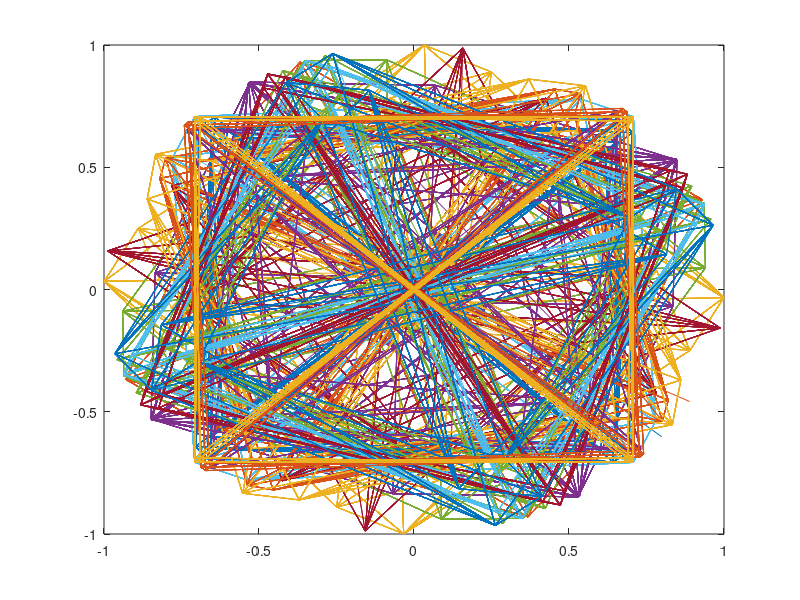

Write the MATLAB code that produced this figure. (Note: this script raises an error after producing the figure.)
clear all

%%% This is a scaled back version of the system equivalence for the IIR
%%% filter with a non repeating pn code

USAMPR = 2;

%%% Filter information
a1 = [1, -0.0183, 0.8665]; a2 = [1, -0.1458, 0.6341]; a3 = [1, -0.3545, 0.4290];
a4 = [1, -0.5802, 0.2583]; a5 = [1, -0.7321, 0.1558];
b1 = [1 2 1];
sos = [b1, a1; b1, a2; b1, a3; b1, a4; b1, a5];
k = 8.2924e-4; kk = power(k,1/5);

%%% Alphabet Information
complex_mapping = exp(1j*([0,3,1,2].'*pi/2+pi/4)).';
Prefix = randsrc(1, 3 * size(sos,1),complex_mapping,3);

%%% Transmit Information
PN_Length = 2^17; symbol_pn_size = 2^8;
NSYMBOLS = PN_Length / symbol_pn_size;

%%% Sequence Generation
c = randsrc(1,PN_Length,complex_mapping,123); s = randsrc(1,NSYMBOLS,complex_mapping,233);

%%% Do this for a direct comparison of the repeat code version to the non
%%% repeating code version
c = repmat(randsrc(1,symbol_pn_size,complex_mapping,123), 1, NSYMBOLS);

cx = []; n = 0;
while (n < length(s))
    indicies = 1 + (n*symbol_pn_size):(n+1)*symbol_pn_size;
    cx = [cx (s(n + 1) * c(indicies))];
    n = n + 1;
end

% Transmit Filtering
cxup = upsample(cx,USAMPR);
sout = [Prefix cxup Prefix];

for i = 1:1:size(sos, 1)
    sout = filter(kk*sos(i, 1:1:3),sos(i, 4:1:6),sout);
end

%Normalize
sout = sout ./ max(abs(sout));

% Receive Filtering
bbdata_rx = fliplr(sout);
for i = 1:1:size(sos, 1)
    bbdata_rx = filter(kk*sos(i, 1:1:3),sos(i, 4:1:6),bbdata_rx);
end
bbdata_rx = fliplr(bbdata_rx);

ind = 0;
r = 0;
hold off
plot((s))
hold on
while sum(abs(s-r)) > 1
    f = downsample(bbdata_rx(1+ind:end-ind), USAMPR);

    n = 0;
    r = [];
    while (n < length(s))
        indicies = 1 + (n*symbol_pn_size):(n+1)*symbol_pn_size;
        r = [r (f(indicies) * c(indicies)')];
        n = n + 1;
    end
    r = r / length(c);
    r = r ./ max(abs(r));
    ind = ind + 1;
    plot((r))
    sum(abs(s-r))
    ind
end

g = upsample(c'.', USAMPR); %Mathematically correct but has different ind value than other way
for i = 1:1:size(sos, 1)
    g = filter(kk*sos(i, 1:1:3),sos(i, 4:1:6),g);
end

ind = 0;
r2 = 0;
hold off
plot((s))
hold on
while sum(abs(s-r2)) > 0.5
    f2 = sout(1+ind:end-ind);

    n = 0;
    r2 = [];
    while (n < length(s))
        indicies = 1 + (n*symbol_pn_size*USAMPR):(n+1)*symbol_pn_size*USAMPR;
        r2 = [r2 (f2(indicies) * g(indicies).')];
        n = n + 1;
    end
    r2 = r2 / length(g);
    r2 = r2 ./ max(abs(r2));
    ind = ind + 1;
    plot((r2))
    sum(abs(s-r2))
    ind
end

ind = length(Prefix);
f2 = sout(1+ind:end-ind);
n = 0;
r2 = [];
while (n < length(s))
    indicies = 1 + (n*symbol_pn_size*USAMPR):(n+1)*symbol_pn_size*USAMPR;
    r2 = [r2 (f2(indicies) * g(indicies).')];
    n = n + 1;
end
r2 = r2 / length(g);
r2 = r2 ./ max(abs(r2));
plot((r2))
sum(abs(s-r2))